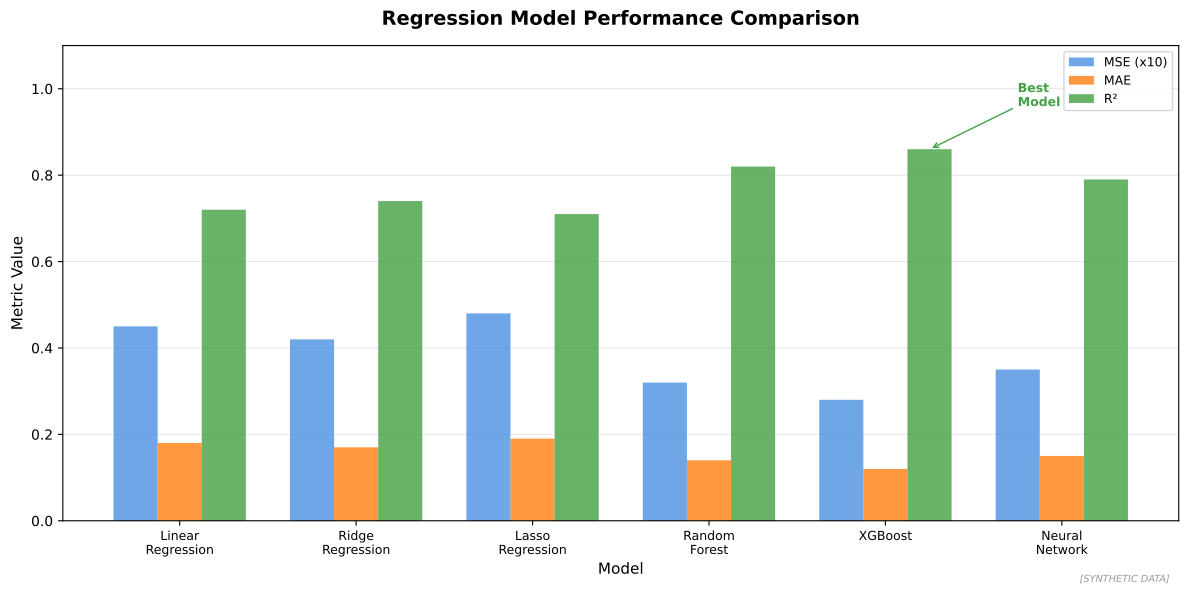

Here is the Python script that generated this plot:
"""
Regression Metrics Comparison
MSE, RMSE, MAE, R-squared

Output: regression_metrics.pdf
Module: module_03_ai_ml
Lesson: 27 - Regression
"""

from pathlib import Path
import matplotlib.pyplot as plt
import numpy as np

CHART_METADATA = {
    'title': 'Regression Metrics',
    'module': 'module_03_ai_ml',
    'lesson': 27,
    'url': 'https://github.com/Digital-AI-Finance/digital-finance/tree/main/module_03_ai_ml/figures/regression_metrics'
}

plt.rcParams.update({'font.size': 10, 'axes.labelsize': 10})

def create_chart():
    fig, ax = plt.subplots(figsize=(12, 6))

    models = ['Linear\nRegression', 'Ridge\nRegression', 'Lasso\nRegression',
              'Random\nForest', 'XGBoost', 'Neural\nNetwork']
    mse = [0.045, 0.042, 0.048, 0.032, 0.028, 0.035]
    mae = [0.18, 0.17, 0.19, 0.14, 0.12, 0.15]
    r2 = [0.72, 0.74, 0.71, 0.82, 0.86, 0.79]

    x = np.arange(len(models))
    width = 0.25

    bars1 = ax.bar(x - width, [m * 10 for m in mse], width, label='MSE (x10)', color='#4A90E2', alpha=0.8)
    bars2 = ax.bar(x, mae, width, label='MAE', color='#FF7F0E', alpha=0.8)
    bars3 = ax.bar(x + width, r2, width, label='R²', color='#44A044', alpha=0.8)

    ax.set_xlabel('Model', fontsize=11)
    ax.set_ylabel('Metric Value', fontsize=11)
    ax.set_title('Regression Model Performance Comparison', fontsize=14, fontweight='bold', pad=15)
    ax.set_xticks(x)
    ax.set_xticklabels(models, fontsize=9)
    ax.legend(loc='upper right', fontsize=9)
    ax.set_ylim(0, 1.1)

    # Highlight best model
    best_idx = r2.index(max(r2))
    ax.annotate('Best\nModel', xy=(x[best_idx] + width, r2[best_idx]),
               xytext=(x[best_idx] + width + 0.5, r2[best_idx] + 0.1),
               fontsize=9, fontweight='bold', color='#44A044',
               arrowprops=dict(arrowstyle='->', color='#44A044'))

    ax.yaxis.grid(True, alpha=0.3)
    ax.set_axisbelow(True)

    fig.text(0.98, 0.02, '[SYNTHETIC DATA]', fontsize=7, color='#999999', ha='right', style='italic')
    plt.tight_layout()

    output_path = Path(__file__).parent / 'regression_metrics.pdf'
    plt.savefig(output_path, format='pdf', dpi=300, bbox_inches='tight')
    plt.close()
    print(f"Chart saved to: {output_path}")
    return output_path

if __name__ == '__main__':
    create_chart()
